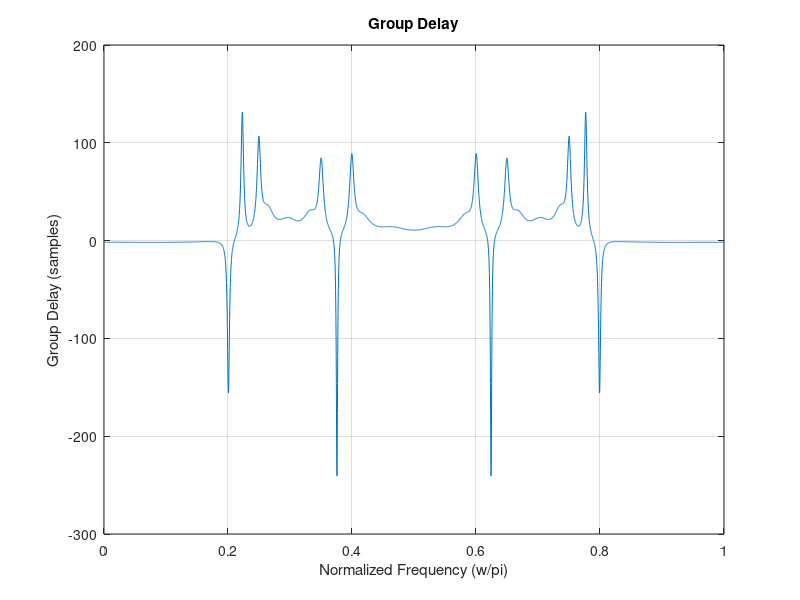

Write the MATLAB code that produced this figure.

clc; clear; close all;

attenuation = 55;

% --- Filter 1: Passband [0.25*pi, 0.35*pi] ---
Wp1 = [0.25, 0.35];         % Passband edge frequencies (normalized)
Ws1 = [0.2, 0.4];           % Stopband edge frequencies (normalized)
Rp1 = 0.65;                 % Passband ripple in dB (-3dB - (-5dB))
target_gain1_dB = -4;       % Target mean gain in dB for passband 1
scale1 = 10^(target_gain1_dB/20);
[N, ~]      = ellipord(Wp1, Ws1, Rp1, attenuation);
[b1, a1]    = ellip(N, Rp1, attenuation, Wp1);

%bandpass [0.4, 0.6]
% --- Filter 2: Passband [0.4*pi, 0.6*pi] ---
Wp2 = [0.4, 0.6];           % Passband edge frequencies (normalized)
Ws2 = [0.35, 0.65];         % Stopband edge frequencies (normalized)
Rp2 = 0.65;                 % Passband ripple in dB (1dB - 0dB)
target_gain2_dB = 0.5;      % Target mean gain in dB for passband 2
scale2 = 10^(target_gain2_dB/20);
[N, ~]      = ellipord(Wp2, Ws2, Rp2, attenuation);
[b2, a2]    = ellip(N, Rp2, attenuation, Wp2);

% --- Filter 3: Passband [0.65*pi, 0.75*pi] ---
Wp3 = [0.65, 0.75];         % Passband edge frequencies (normalized)
Ws3 = [0.6, 0.8];           % Stopband edge frequencies (normalized)
Rp3 = 0.65;                 % Passband ripple in dB (-3dB - (-5dB))
target_gain3_dB = -4;       % Target mean gain in dB for passband 3
scale3 = 10^(target_gain3_dB/20);
[N, ~]      = ellipord(Wp3, Ws3, Rp3, attenuation);
[b3, a3]    = ellip(N, Rp3, attenuation, Wp3);

% parallel conv
a = conv(conv(a1, a2), a3);  % Overall denominator
% b12 in the template likely means the effective numerator for the first branch
b12 = scale1 * conv(b1, conv(a2, a3));
% b21 in the template likely means the effective numerator for the second branch
b21 = scale2 * conv(b2, conv(a1, a3));
% b31 in the template likely means the effective numerator for the third branch
b31 = scale3 * conv(b3, conv(a1, a2));
b = b12 + b21 + b31;

% fvtool(b,a);

N_fft = 4096; % Number of points for FFT
[H, W_rad_per_sample] = freqz(b, a, N_fft);
W_hz_norm = W_rad_per_sample / pi; % Normalized frequency (0 to 1, where 1 is Nyquist)

% Phase Response
plot(W_hz_norm, angle(H)); % Phase in radians
title('Phase Response');
xlabel('Normalized Frequency (w/pi)');
ylabel('Phase (radians)');
grid on;

% Group Delay
[gd, W_gd] = grpdelay(b, a, N_fft);
plot(W_gd/pi, gd);
title('Group Delay');
xlabel('Normalized Frequency (w/pi)');
ylabel('Group Delay (samples)');
grid on;
